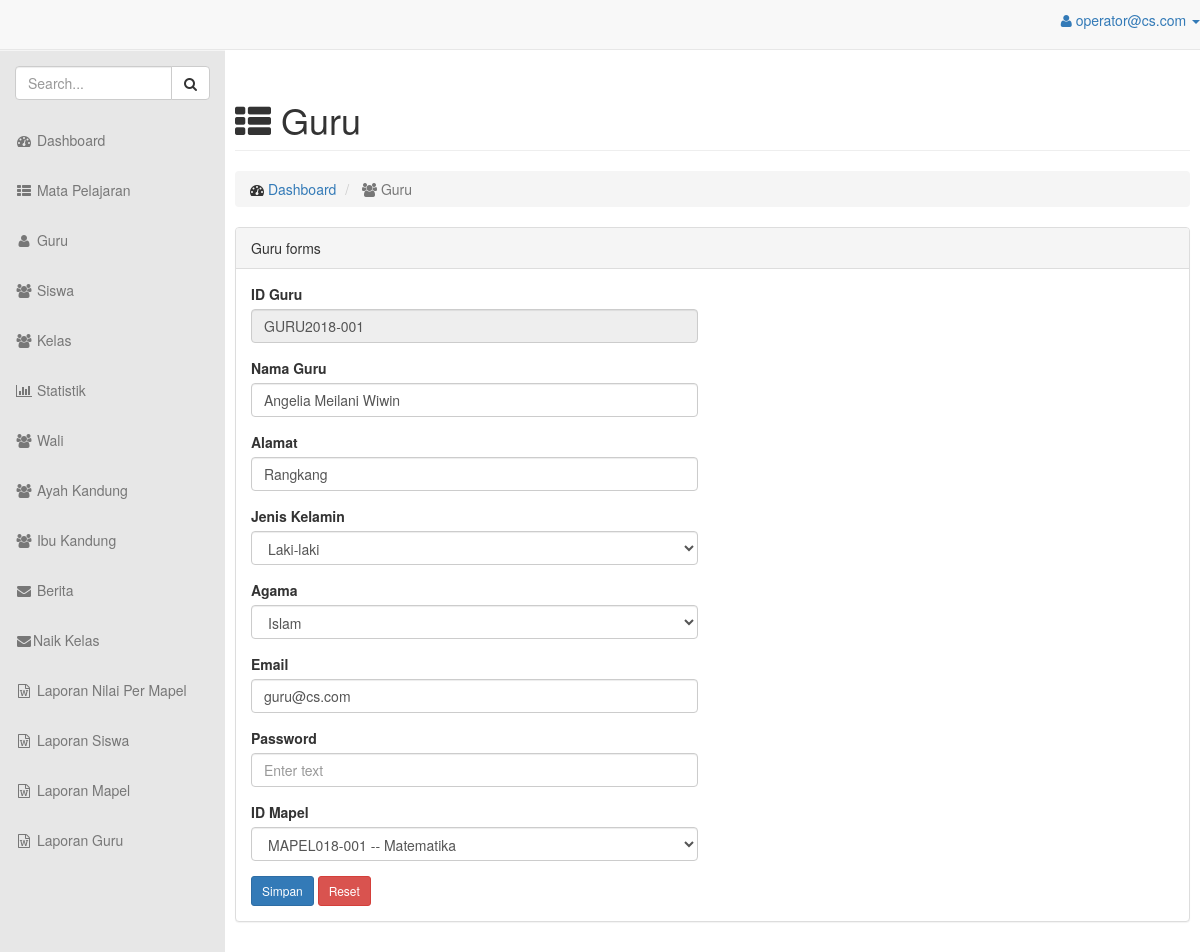
Page /admin/index.php?view=edit_guru&id_guru=GURU2018-001&id_mengajar=TCH018-001 (signed in) on the committed database.
### tables this page shows
CREATE TABLE `guru` (
  `id_guru` char(12) NOT NULL,
  `nama_guru` varchar(100) NOT NULL,
  `alamat` text NOT NULL,
  `jenis_kelamin` enum('L','P') NOT NULL,
  `agama` varchar(100) NOT NULL,
  `email` varchar(100) NOT NULL,
  `id_mapel` char(12) NOT NULL,
  `password` varchar(50) NOT NULL,
  `nik` char(16) DEFAULT NULL,
  `tempat_lahir` varchar(20) DEFAULT NULL,
  `tanggal_lahir` date DEFAULT NULL,
  `status_kepegawaian` enum('pns','honor') DEFAULT NULL,
  `pendidikan_terakhir` enum('SMA','SMK','D1','D2','D3','D4','S1','S2') DEFAULT NULL
);

### admin/inc/page.php (called while the page is built, shortened)
<?php
include_once 'header.php';
include_once 'footer.php';
?>

### admin/lib/operation/guru/edititem.php (the view, shortened to what this page needs)
 <?php
 $a = "select * from guru where id_guru = '$_GET[id_guru]'";
 $b = mysql_query($a);
 $c = mysql_fetch_array($b);
 ?>
  <?php
 $aa = "select * from mengajar where id_mengajar = '$_GET[id_mengajar]'";
 $ba = mysql_query($aa);
 $ca = mysql_fetch_array($ba);
 ?>
      <?php
 function id_mapel(){
    $q = "SELECT * FROM `mapel` ORDER BY 'id_mapel' ASC";
    $sql = mysql_query($q);
    while($res = mysql_fetch_array($sql)){
        echo "<option value='".$res[0]."'>".$res[0]." -- ".$res[1]."</option>";
    }
}
?>
     <div id="page-wrapper">
            <div class="row">
                <div class="col-lg-12">
                    <h1 class="page-header"><span class="fa fa-th-list"></span> Guru</h1>
                </div>
            </div>
            <div class="row">
                <div class="col-lg-12">
                <div>
                    <ol class="breadcrumb">
                            <li>
                                <i class="fa fa-dashboard"></i>  <a href="index.php?view=home">Dashboard</a>
                            </li>
                            <li class="active">
                                <i class="fa fa-users"></i> Guru
                            </li>
                        </ol>
                  </div>
                    <div class="panel panel-default">
                        <div class="panel-heading">
                            Guru forms
                        </div>
                        <div class="panel-body">
                            <div class="row">
                                <div class="col-lg-6">
                                    <form role="form" method="post" action="index.php?view=edit_guru_p&id_guru=<?php echo $c['id_guru'];?>&id_mengajar=<?php echo $ca['id_mengajar'];?>">
                                        <div class="form-group">
                                            <label>ID Guru</label>
                                            <input type="text" class="form-control" name="id_guru" value="<?php echo $c['id_guru'];?>" readonly>
                                        </div>
                                        <div class="form-group">
                                            <label>Nama Guru</label>
                                            <input type="text" class="form-control" placeholder="Enter text" name="nama_guru" value="<?php echo $c['nama_guru'];?>" required>
                                        </div>
                                        <div class="form-group">
                                            <label>Alamat</label>
                                            <input type="text" class="form-control" placeholder="Enter text" name="alamat" value="<?php echo $c['alamat'];?>" required>
                                        </div>
                                        <div class="form-group">
                                            <label>Jenis Kelamin</label>
                                              <select class="form-control" name="jenis_kelamin" value="<?php echo $c['jenis_kelamin'];?>">
                                                <option value="L">Laki-laki</option>
                                              </select>
                                        </div>
                                        <div class="form-group">
                                            <label>Agama</label>
                                            <select class="form-control" name="agama" value="<?php echo $c['agama'];?>">
                                                <option value="islam">Islam</option>
                                              </select>
                                        </div>
                                        <div class="form-group">
                                            <label>Email</label>
                                            <input type="email" class="form-control" placeholder="Enter text" name="email" value="<?php echo $c['email'];?>" required>
                                        </div>
                                        <div class="form-group">
                                            <label>Password</label>
                                            <input type="password" class="form-control" placeholder="Enter text" name="password" value="<?php echo $c['password'];?>" required>
                                        </div>
                                         <div class="form-group">
                                            <label>ID Mapel</label>
                                            <select class="form-control" name="id_mapel" value="<?php echo $c['id_mapel'];?>">
                                              <?php id_mapel();?>
                                            </select>
                                        </div>
                                        <button type="submit" class="btn btn-sm btn-primary">Simpan</button>
                                        <button type="reset" class="btn btn-sm btn-danger">Reset</button>
                                    </form>
                                </div>
                            </div>
                        </div>
                    </div>
                </div>
            </div>
        </div>
    </div>

### admin/css/sb-admin.css (style rules this page uses)
body { margin-top: 100px; background-color: #f5f5f5; }
@media (min-width:768px) { body { margin-top: 50px; } }
#page-wrapper { width: 100%; padding: 0; background-color: #fff; }
@media (min-width:768px) { #page-wrapper { padding: 10px; } }

### rows in the picture
guru: id_guru "GURU2018-001", nama_guru "Angelia Meilani Wiwin", alamat "Rangkang", jenis_kelamin "Laki-laki", agama "Islam", email "guru@cs.com"

### other values in the picture
$_SESSION['email_admin'] "operator@cs.com"
form field id_mapel "MAPEL018-001 -- Matematika"
